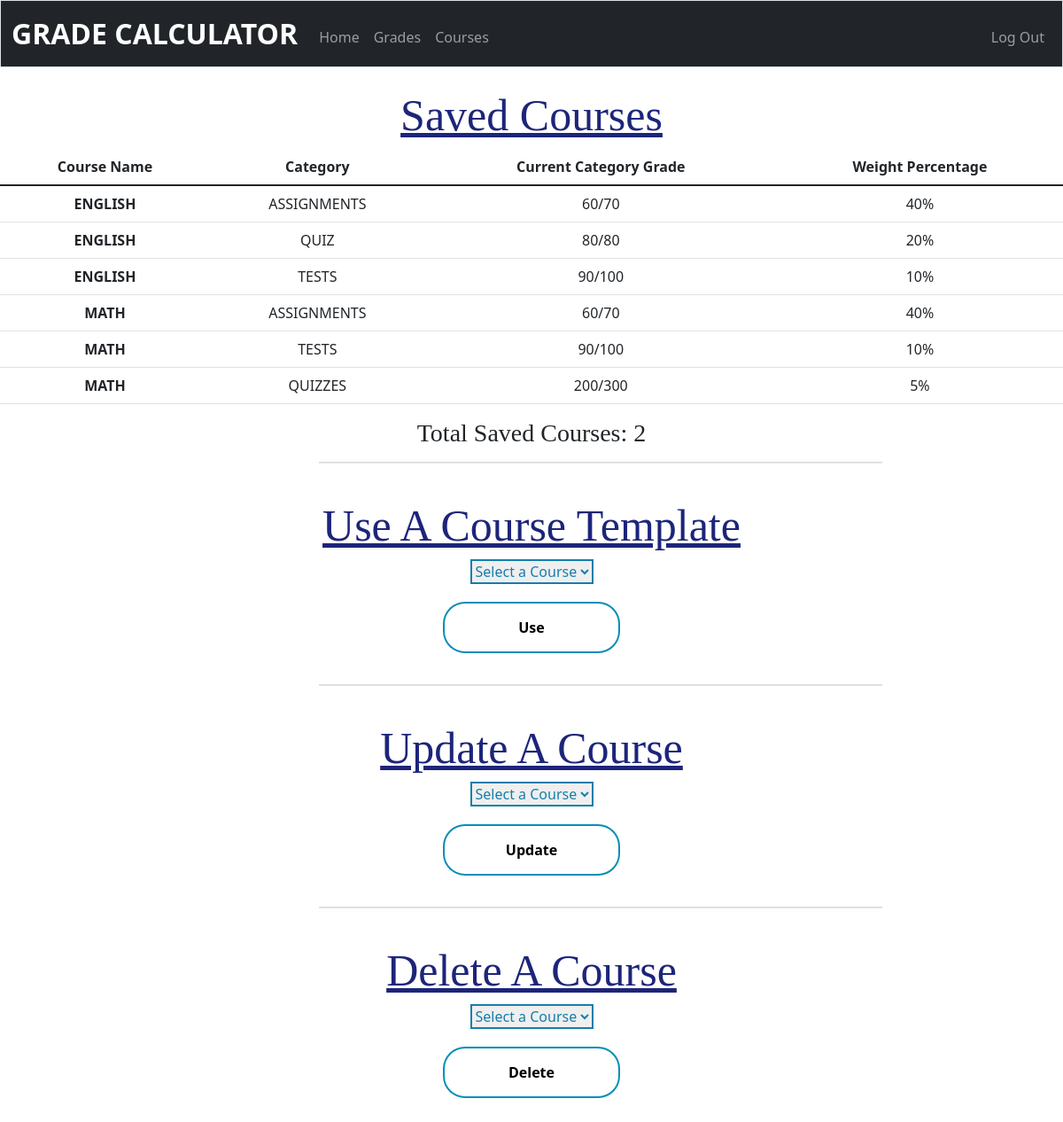
The app's page /courses (signed in) with its own data.
### tables this page shows
CREATE TABLE 'courses' ('user_id' INTEGER NOT NULL, 'id' INTEGER NOT NULL, 'category' TEXT NOT NULL, 'numerator' INTEGER NOT NULL, 'denominator' INTEGER NOT NULL, 'weight' INTEGER NOT NULL, 'course_name'  TEXT NOT NULL  );

### app.py (the view)
@app.route("/courses", methods=["GET", "POST"])
@login_required
def courses():
    if request.method == "POST":
        template = False
        grades = db.execute("SELECT * FROM grades")
        if not request.form.get("course_name"):
            flash('Please enter a course name')
            return render_template("grades.html", grades = grades, template = template)
        if len(grades) == 0:
            flash('Insert grades before saving')
            return render_template("grades.html", template = template)
        else:
            user_id = session["user_id"]
            course_name = request.form.get("course_name").upper()
            courses = db.execute("SELECT * FROM courses WHERE user_id = (?) AND course_name = (?) order by course_name", user_id, course_name)
            if len(courses) != 0:
                flash('Course already exists')
                return render_template("grades.html", grades = grades, template = template)
            id = 0
            courses = db.execute("SELECT * FROM courses WHERE user_id = (?) order by course_name", user_id)
            if len(courses) == 0:
                id = 0
            else:
                y = 0
                for row in courses:
                    if (courses[y]["id"]) > id:
                        id = courses[y]["id"]
            x = 0
            for row in grades:
                category = grades[x]["category"]
                numerator = grades[x]["numerator"]
                denominator = grades[x]["denominator"]
                weight = grades[x]["weight"]
                db.execute("INSERT INTO courses (user_id, id, category, numerator, denominator, weight, course_name) VALUES(?,?,?,?,?,?,?)", user_id, id, category, numerator, denominator, weight, course_name)
                x += 1
            uniques = db.execute("SELECT DISTINCT course_name FROM courses WHERE user_id = (?)", user_id)
            courses = db.execute("SELECT * FROM courses WHERE user_id = (?) order by course_name", user_id)
            return render_template("grades.html", courses = courses, uniques = uniques, num_courses = len(uniques), template = template)
    else:
        user_id = session["user_id"]
        uniques = db.execute("SELECT DISTINCT course_name FROM courses WHERE user_id = (?)", user_id)
        courses = db.execute("SELECT * FROM courses WHERE user_id = (?) order by course_name", user_id)
        return render_template("courses.html", courses = courses, uniques = uniques, num_courses = len(uniques))

### login.py (called while the page is built)
def login_required(f):
    @wraps(f)
    def decorated_function(*args, **kwargs):
        if session.get("user_id") is None:
            return redirect("/login")
        return f(*args, **kwargs)
    return decorated_function

### templates/courses.html (shortened to what this page needs)
{% extends "layout.html" %}
{% block main %}
    <br>
    <div class="grades">
        <h1>Saved Courses</h1>
        <table class="table">
            <thead>
                <tr>
                    <th scope="col">Course Name</th>
                    <th scope="col">Category</th>
                    <th scope="col">Current Category Grade</th>
                    <th scope="col">Weight Percentage</th>
                </tr>
            </thead>
            <tbody>
            {% if courses %}
                {% for course in courses %}
                    <tr>
                        <th>{{ course.course_name }}</th>
                        <td>{{ course.category }}</td>
                        <td>{{ course.numerator }}/{{ course.denominator }}</td>
                        <td>{{ course.weight }}%</td>
                    </tr>
                {% endfor %}
            {% endif %}
            </tbody>
        </table>
        <h3>Total Saved Courses: {{ num_courses }}</h3>
        <hr>
        <br>
        <h1>Use A Course Template</h1>
        <form action="/use" method="post">
            <select name="course_name" class="course_name">
                <option value="" disabled selected>Select a Course</option>
            </select>
            <div class="buttons">
                <button class="button" type="submit">Use</button>
            </div>
        </form>
        <hr>
        <br>
        <h1>Update A Course</h1>
        <form action="/courses1" method="post">
            <select name="course_name" class="course_name">
                <option value="" disabled selected>Select a Course</option>
            </select>
            <div class="buttons">
                <button class="button" type="submit">Update</button>
            </div>
        </form>
        <hr>
        <br>
        <h1>Delete A Course</h1>
        <form action="/courses2" method="post">
            <select name="course_name" class="course_name">
                <option value="" disabled selected>Select a Course</option>
            </select>
            <div class="buttons">
                <button class="button" type="submit">Delete</button>
            </div>
        </form>
        <br><br>
    </div>
{% endblock %}

### templates/layout.html (shortened to what this page needs)
<!DOCTYPE html>
<html lang="en">
    <head>
        <link href="https://cdn.jsdelivr.net/npm/bootstrap@5.1.3/dist/css/bootstrap.min.css" rel="stylesheet">
        <link rel="stylesheet" href="https://stackpath.bootstrapcdn.com/font-awesome/4.7.0/css/font-awesome.min.css">
        <link href="../static/style.css" rel="stylesheet" type="text/css">
    </head>
    <body>
        <nav class="bg-dark border navbar navbar-expand-md navbar-dark">
            <div class="container-fluid">
                <a class="navbar-brand" href="/">GRADE CALCULATOR</a>
                <div class="collapse navbar-collapse" id="navbar">
                        <ul class="navbar-nav me-auto mt-2">
                            <li class="nav-item"><a class="nav-link" href="/">Home</a></li>
                            <li class="nav-item"><a class="nav-link" href="/grades">Grades</a></li>
                            {% if session["user_id"] %}
                                <li class="nav-item"><a class="nav-link" href="/courses">Courses</a></li>
                            {% endif %}
                        </ul>
                    {% if session["user_id"] %}
                        <ul class="navbar-nav ms-auto mt-2">
                            <li class="nav-item"><a class="nav-link" href="/logout">Log Out</a></li>
                        </ul>
                    {% else %}
                        <ul class="navbar-nav ms-auto mt-2">
                            <li class="nav-item"><a class="nav-link" href="/register">Register</a></li>
                            <li class="nav-item"><a class="nav-link" href="/login">Log In</a></li>
                        </ul>
                    {% endif %}
                </div>
            </div>
        </nav>
        {% block main %}{% endblock %}
    </body>
</html>

### static/style.css (style rules this page uses)
* { margin: 0; padding: 0; }
hr { width: 53%; position: relative; left: 360px; top: 19%; transform: translateY(-60%); }
.buttons button { width: 200px; padding: 15px 0; text-align: center; margin: 20px 10px; border-radius: 25px; font-weight: bold; border: 2px solid #048eb8; background: transparent; cursor: pointer; position: relative; overflow: hidden; }
.buttons { display: flex; justify-content: center; }
nav .navbar-brand { font-size: xx-large; font-weight: bold; }
table { text-align: center; }
.grades { text-align: center; }
.grades h1 { font-family: fantasy; font-size: 50px; color: #1d257a; text-decoration: underline; }
.grades h3 { font-family: serif; }
select { color: #157eab; border-color: #157eab; border: 2px solid; }
.grades hr { color: black; }

### records on screen
courses: course_name "ENGLISH", category "ASSIGNMENTS", numerator "60", denominator "70", weight "40"
courses: course_name "ENGLISH", category "QUIZ", numerator "80", denominator "80", weight "20"
courses: course_name "ENGLISH", category "TESTS", numerator "90", denominator "100", weight "10"
courses: course_name "MATH", category "ASSIGNMENTS", numerator "60", denominator "70", weight "40"
courses: course_name "MATH", category "TESTS", numerator "90", denominator "100", weight "10"
courses: course_name "MATH", category "QUIZZES", numerator "200", denominator "300", weight "5"

### other values on screen
{{ num_courses }} "2"
